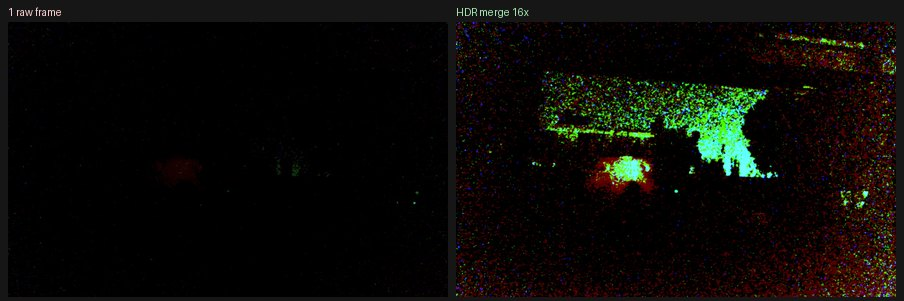
#> input picture pi/workbench/recipes/thumbs/field_raw_composite.jpg, 904 x 301 px
$ python scene_metrics.py ../../pi/workbench/recipes/thumbs/field_raw_composite.jpg
#> lines starting #> are read from the running program, lines starting #| are printed output that depends on the picture
#!/usr/bin/env python3
"""Compare two cameras on the SAME scene. Scene-robust metrics only.

Every number here is chosen because it survives the fact that the two rigs
frame the scene slightly differently. Anything that depends on WHAT is in
frame (mean brightness, colour balance against a reference patch) is scene
measurement wearing a camera's clothes, and is reported as context only.
"""
import sys, json
import numpy as np
from PIL import Image

def load(path, rotate180=False):
    im = Image.open(path).convert("RGB")
    if rotate180:
        im = im.rotate(180)
    return im

def luma(a):
    return 0.2126 * a[..., 0] + 0.7152 * a[..., 1] + 0.0722 * a[..., 2]

def noise_floor(y, patch=16):
    """Median local std over flat tiles -- the noise in smooth regions.

    Taking the MEDIAN over the flattest quartile of tiles, not the mean over
    all of them, is what makes this a camera measurement: edges and texture
    are scene content and would otherwise dominate.
    """
    h, w = y.shape
    ts = []
    for r in range(0, h - patch, patch):
        for c in range(0, w - patch, patch):
            ts.append(y[r:r + patch, c:c + patch].std())
    ts = np.array(sorted(ts))
    return float(np.median(ts[:max(1, len(ts) // 4)]))

def acutance(y):
    """Mean gradient magnitude, normalised by local contrast.

    Higher = crisper edges. Normalising by the image's own std keeps a
    brighter or more contrasty frame from scoring as 'sharper'.
    """
    gx = np.diff(y, axis=1)[:-1, :]
    gy = np.diff(y, axis=0)[:, :-1]
    g = np.sqrt(gx ** 2 + gy ** 2)
    s = y.std()
    return float(g.mean() / s) if s else 0.0

def hf_energy(y):
    """Fraction of spectral energy above 1/4 Nyquist. Resolution proxy."""
    f = np.fft.fftshift(np.abs(np.fft.fft2(y - y.mean())))
    h, w = f.shape
    cy, cx = h // 2, w // 2
    yy, xx = np.ogrid[:h, :w]
    r = np.sqrt(((yy - cy) / cy) ** 2 + ((xx - cx) / cx) ** 2)
    tot = f.sum()
    return float(f[r > 0.25].sum() / tot) if tot else 0.0

def vignette(y):
    """Centre luma / mean-corner luma. 1.0 = flat field."""
    h, w = y.shape
    ch, cw = h // 6, w // 6
    centre = y[h // 2 - ch:h // 2 + ch, w // 2 - cw:w // 2 + cw].mean()
    corners = np.mean([y[:ch * 2, :cw * 2].mean(), y[:ch * 2, -cw * 2:].mean(),
                       y[-ch * 2:, :cw * 2].mean(), y[-ch * 2:, -cw * 2:].mean()])
    return float(centre / corners) if corners else 0.0

def chroma_noise(a):
    """Noise in the colour difference channels only.

    Separates SENSOR/ISP colour noise from luma noise: chroma noise is the
    blotchy colour mottling that survives downscaling and looks worst
    underwater, where the blue channel is already starved.
    """
    y = luma(a)
    cb, cr = a[..., 2] - y, a[..., 0] - y
    return float(noise_floor(cb) + noise_floor(cr)) / 2.0

def clipping(y):
    return float((y >= 254).mean() * 100), float((y <= 1).mean() * 100)

def report(path, rotate180=False):
#> called with rotate180 = False
    im = load(path, rotate180)
#> in load, im is the input picture: PIL image 904x301 RGB; mean R, G, B 11.8, 11.1, 7.9
    a = np.asarray(im).astype(np.float32)
    y = luma(a)
#> in luma, `return 0.2126 * a[..., 0] + 0.7152 * a[..., 1] + 0.0722 * a[..., 2]`:
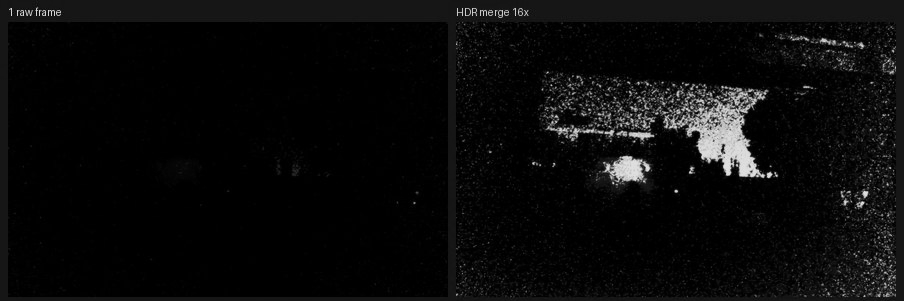
#> returned value: shape (301, 904) float32; min 0, max 236.4, mean 11
    hi, lo = clipping(y)
#> hi = 0; lo = 49.09
    return {
        "path": path, "w": im.width, "h": im.height, "rotated": rotate180,
        "mean": float(y.mean()), "std": float(y.std()),
        "p1": float(np.percentile(y, 1)), "p99": float(np.percentile(y, 99)),
        "noise_floor": noise_floor(y),
        "chroma_noise": chroma_noise(a),
        "acutance": acutance(y),
        "hf_energy": hf_energy(y),
        "vignette": vignette(y),
        "clip_hi_pct": hi, "clip_lo_pct": lo,
        "snr_db": float(20 * np.log10(y.std() / noise_floor(y))) if noise_floor(y) else 0.0,
    }
#> after the loop in noise_floor, `for r in range(0, h - patch, patch):`: ts = 1008 values, max 93.48 at index 605, min 0 at index 5, mean 8.87
#> in noise_floor, `ts = np.array(sorted(ts))`: ts = 1008 values from 0 to 93.48
#> in chroma_noise, `cb, cr = a[..., 2] - y, a[..., 0] - y`:
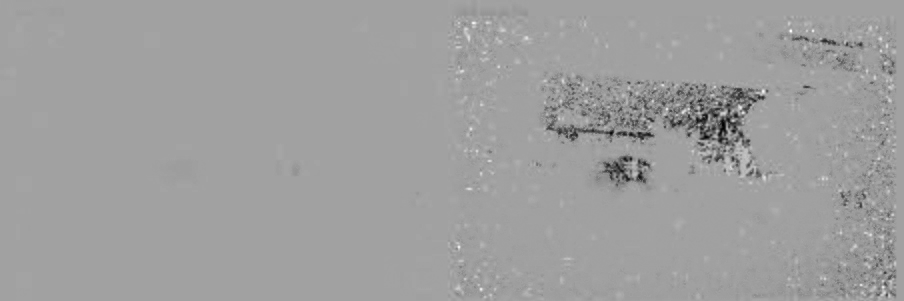
#> cb: shape (301, 904) float32; min -193.3, max 111.1, mean -3.1; drawn with min black and max white
#> in chroma_noise, `cb, cr = a[..., 2] - y, a[..., 0] - y`:
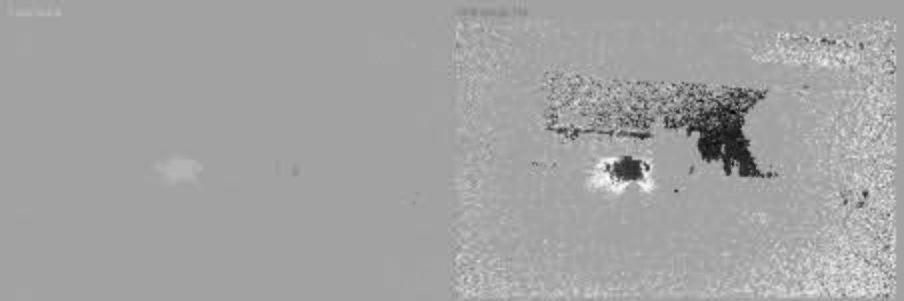
#> cr: shape (301, 904) float32; min -159.3, max 90.55, mean 0.7; drawn with min black and max white
#> in acutance, `gx = np.diff(y, axis=1)[:-1, :]`:
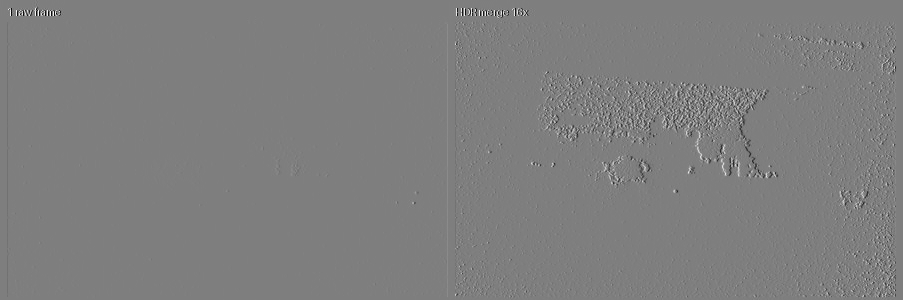
#> gx: shape (300, 903) float32; min -213, max 215, mean 0; drawn with min black and max white
#> in acutance, `gy = np.diff(y, axis=0)[:, :-1]`:
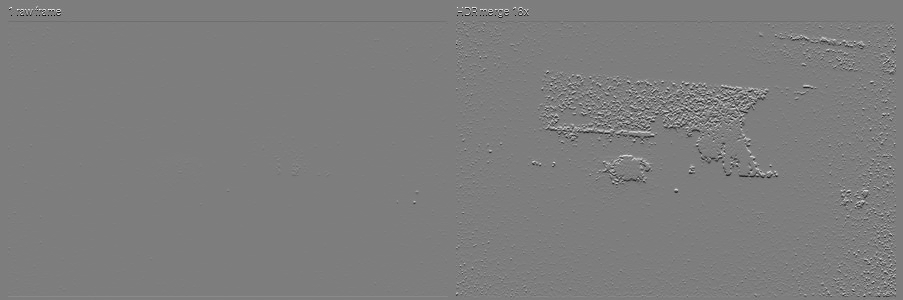
#> gy: shape (300, 903) float32; min -192.2, max 197.3, mean 0; drawn with min black and max white
#> in acutance, `g = np.sqrt(gx ** 2 + gy ** 2)`:
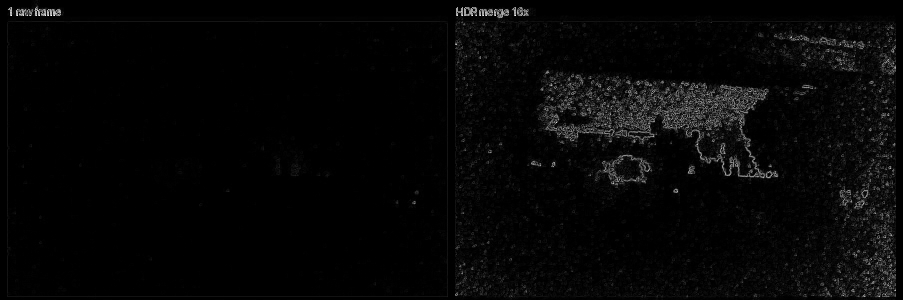
#> g: shape (300, 903) float32; min 0, max 273.5, mean 7; drawn with min black and max white
#> in acutance, `s = y.std()`: s = 29.1
#> in hf_energy, `f = np.fft.fftshift(np.abs(np.fft.fft2(y - y.mean())))`:
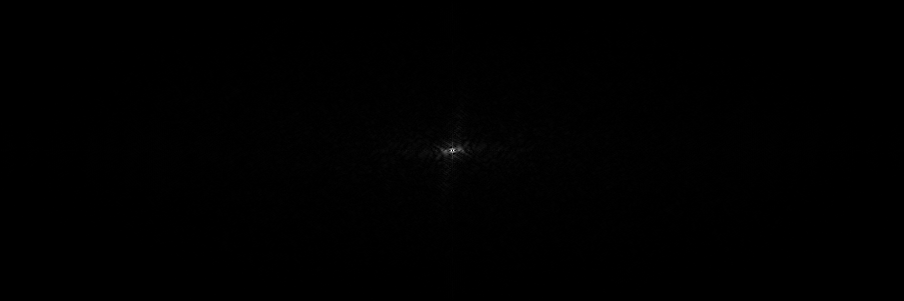
#> f: shape (301, 904) float64; min 0.577, max 1646151.9, mean 6187.8; drawn with min black and max white
#> in hf_energy, `tot = f.sum()`: tot = 1.68e+09
#> in vignette, `h, w = y.shape`: h = 301; w = 904
#> in vignette, `ch, cw = h // 6, w // 6`: ch = 50; cw = 150
#> in vignette, `centre = y[h // 2 - ch:h // 2 + ch, w // 2 - cw:w // 2 + cw].mean()`: centre = 6.46
#> in vignette, `corners = np.mean([y[:ch * 2, :cw * 2].mean(), y[:ch * 2, -cw * 2:].me..`: corners = 9.1

if __name__ == "__main__":
    out = []
    for spec in sys.argv[1:]:
        path, _, rot = spec.partition("@")
        out.append(report(path, rot == "180"))
    print(json.dumps(out, indent=1))
#> (printed output is left out)
